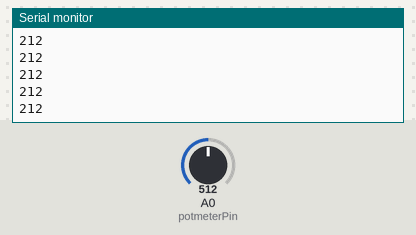
This sketch was run on a simulated Arduino Uno, built with avr-gcc and run on an emulated ATmega328P. On the bench: the last lines printed to the serial monitor. The test bench sets the inputs (shaded band); at power-on: A0 (potmeterPin) = 512.

Above: at 1.2 s.
1.3 s: A0 (potmeterPin) set to 716
At 1.31 s:
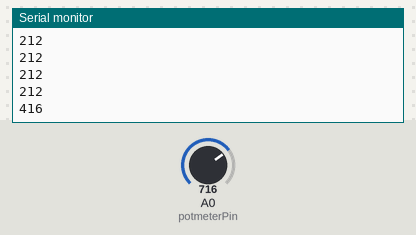
2.8 s: A0 (potmeterPin) set to 900
At 2.81 s:
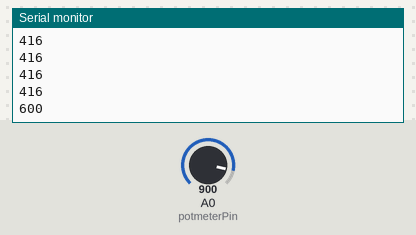
Timing chart, 0 to 5.8 s (numbered marks = the images above; inputs shaded):
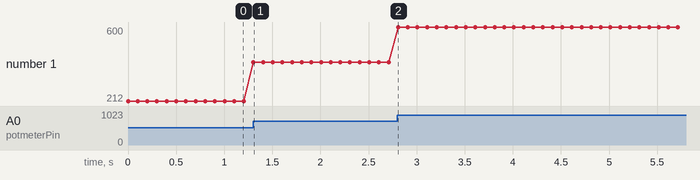

Measured:
- after the input at 1.3 s, the serial monitor: prints a new line at once (image 1)
- after the input at 2.8 s, the serial monitor: prints a new line at once (image 2)
- plotted number 1: 212 → 416 after the input at 1.3 s, 416 → 600 after the input at 2.8 s

The sketch:

schuif-potmeter.ino
```cpp
// (licence header left out)
int potmeterPin = A0;              // Schuif potmeter pin op A0
int potmeterVal = 0;               // Waarde van potmeter

void setup() {
  Serial.begin(9600);              // Stel de seriële monitor in
}

// Herhaal oneindig
void loop() {

  potmeterVal = analogRead(potmeterPin);    // Lees de analoge waarde van de Schuif potmeter
  Serial.println(potmeterVal - 300);        // Toon de waarde in de seriële monitor

  delay(100);                               // Pauzeer 100ms

}
```
